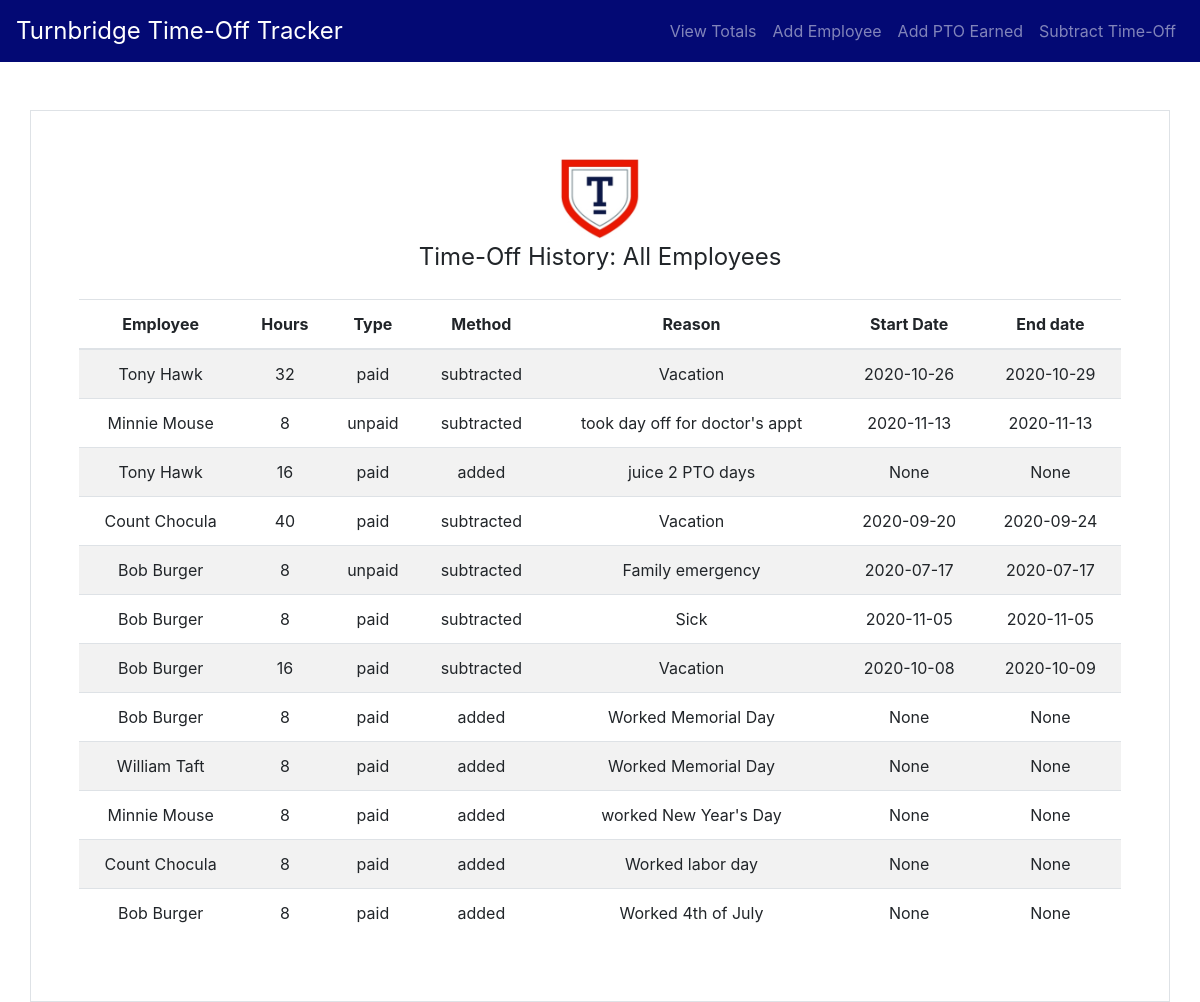
The page / on the database its author committed.
### tables this page shows
CREATE TABLE 'history' ('transact_id' integer PRIMARY KEY AUTOINCREMENT NOT NULL, 'employee_id' integer NOT NULL, 'hours' integer NOT NULL, 'type' text NOT NULL, 'method' text NOT NULL, 'reason' text NOT NULL, 'start_date' date, 'end_date' date);

CREATE TABLE 'employees' ('id' integer PRIMARY KEY AUTOINCREMENT NOT NULL, 'fullname' text NOT NULL, 'eligible' date NOT NULL, 'start_pto' INTEGER DEFAULT 0, 'pto_left' INTEGER DEFAULT 0, 'pto_used' INTEGER DEFAULT 0, 'pto_earned' INTEGER DEFAULT 0, 'uto_used' INTEGER DEFAULT 0);

### application.py (the view)
@app.route("/")
def index():
    history = db.execute(
        "SELECT transact_id, fullname, hours, type, method, reason, start_date, end_date FROM history \
        JOIN employees ON history.employee_id = employees.id ORDER BY transact_id DESC")
    return render_template("index.html", history=history)

### templates/index.html (shortened to what this page needs)
{% extends "layout.html" %}
{% block header %}
    Time-Off History: All Employees
{% endblock %}
{% block main %}
    <br>
    <table class="table table-striped">
        <thead>
            <tr>
                <th scope="col">Employee</th>
                <th scope="col">Hours</th>
                <th scope="col">Type</th>
                <th scope="col">Method</th>
                <th scope="col">Reason</th>
                <th scope="col">Start Date</th>
                <th scope="col">End date</th>
            </tr>
        </thead>
        <tbody>
            {% for row in history %}
                <tr>
                    <td>{{row['fullname']}}</td>
                    <td>{{row['hours']}}</td>
                    <td>{{row['type']}}</td>
                    <td>{{row['method']}}</td>
                    <td>{{row['reason']}}</td>
                    <td>{{row['start_date']}}</td>
                    <td>{{row['end_date']}}</td>
                </tr>
            {% endfor %}
        </tbody>
    </table>
{% endblock %}

### templates/layout.html (shortened to what this page needs)
<!DOCTYPE html>
<html lang="en">
    <head>
        <link href="https://stackpath.bootstrapcdn.com/bootstrap/4.5.0/css/bootstrap.min.css" rel="stylesheet">
        <link href="static/styles.css" rel="stylesheet">
    </head>
    <body>
        <nav class="navbar navbar-dark navbar-expand-lg" style="background-color: #030974;">
            <a class="navbar-brand" href="/">Turnbridge Time-Off Tracker</a>
            <div class="collapse navbar-collapse" id="navbarSupportedContent">
                <ul class="navbar-nav ml-auto">
                    <li class="nav-item"><a class="nav-link" href="/totals">View Totals</a></li>
                    <li class="nav-item"><a class="nav-link" href="/employee">Add Employee</a></li>
                    <li class="nav-item"><a class="nav-link" href="/add">Add PTO Earned</a></li>
                    <li class="nav-item"><a class="nav-link" href="/subtract">Subtract Time-Off</a></li>
                </ul>
            </div>
        </nav>
        <br><br>
        <main class="container p-5 border">
            <div style="font-size: x-large;"><img src="static/logo2.png" width="80"><br>
            {% block header %}{% endblock %}</div>
            {% block main %}{% endblock %}
        </main>
    </body>
</html>

### static/styles.css (style rules this page uses)
nav .navbar-brand { font-size: x-large; }
main { overflow-x: auto; text-align: center; }

### rows shown on the page
history: fullname "Tony Hawk", hours "32", type "paid", method "subtracted", reason "Vacation", start_date "2020-10-26", end_date "2020-10-29"
history: fullname "Minnie Mouse", hours "8", type "unpaid", method "subtracted", reason "took day off for doctor's appt", start_date "2020-11-13", end_date "2020-11-13"
history: fullname "Tony Hawk", hours "16", type "paid", method "added", reason "juice 2 PTO days", start_date "None", end_date "None"
history: fullname "Count Chocula", hours "40", type "paid", method "subtracted", reason "Vacation", start_date "2020-09-20", end_date "2020-09-24"
history: fullname "Bob Burger", hours "8", type "unpaid", method "subtracted", reason "Family emergency", start_date "2020-07-17", end_date "2020-07-17"
history: fullname "Bob Burger", hours "8", type "paid", method "subtracted", reason "Sick", start_date "2020-11-05", end_date "2020-11-05"
history: fullname "Bob Burger", hours "16", type "paid", method "subtracted", reason "Vacation", start_date "2020-10-08", end_date "2020-10-09"
history: fullname "Bob Burger", hours "8", type "paid", method "added", reason "Worked Memorial Day", start_date "None", end_date "None"
history: fullname "William Taft", hours "8", type "paid", method "added", reason "Worked Memorial Day", start_date "None", end_date "None"
history: fullname "Minnie Mouse", hours "8", type "paid", method "added", reason "worked New Year's Day", start_date "None", end_date "None"
history: fullname "Count Chocula", hours "8", type "paid", method "added", reason "Worked labor day", start_date "None", end_date "None"
history: fullname "Bob Burger", hours "8", type "paid", method "added", reason "Worked 4th of July", start_date "None", end_date "None"
